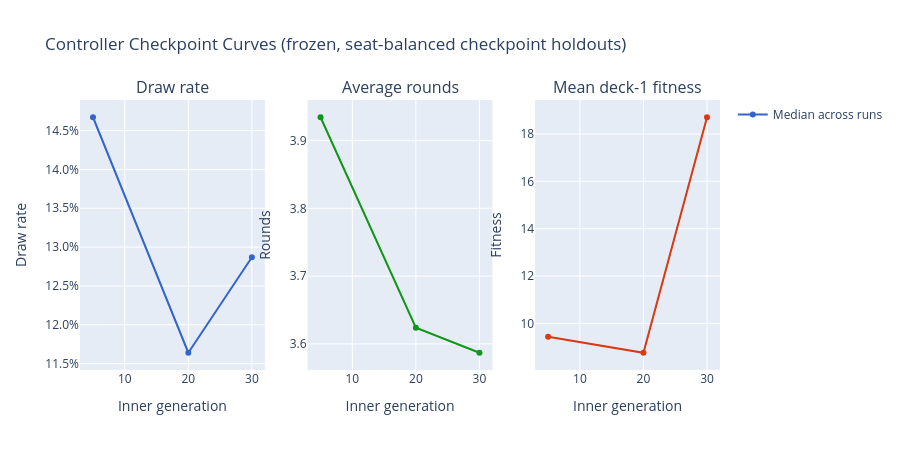

The code cell stored with this chart in its notebook:
### Markdown cell above
## 5. Controller learning and player-experience proxies

Draw rate and game length describe behavioral stabilization, but cannot by themselves establish strategic competence.

### Code cell
raw_training_rows = pc_by_match[pc_by_match.phase == 'training'].copy()
checkpoint_phases = {'holdout_early', 'holdout_checkpoint', 'holdout'}
checkpoint_rows = pc_by_match[pc_by_match.phase.isin(checkpoint_phases)].copy()
selected_with_raw = set(raw_training_rows.training_id) & set(EXPERIMENT_IDS)
if selected_with_raw == set(EXPERIMENT_IDS):
    training_rows = raw_training_rows
    curve_source_label = 'raw co-evolution games'
else:
    training_rows = checkpoint_rows
    curve_source_label = 'frozen, seat-balanced checkpoint holdouts'

controller_columns = [
    'training_id', 'inner_gen', 'games', 'draw_rate', 'p1_win_rate',
    'average_rounds', 'mean_g1_fitness', 'mean_g2_fitness',
]
controller_rows = []
for (run_id, inner_gen), group in training_rows.groupby(['training_id', 'inner_gen']):
    games = group.sample_count.sum()
    known_outcomes = group.outcome_games.sum()
    controller_rows.append({
        'training_id': run_id,
        'inner_gen': inner_gen,
        'games': games,
        'draw_rate': group.draws.sum() / games if known_outcomes else np.nan,
        'p1_win_rate': group.p1_wins.sum() / games if known_outcomes else np.nan,
        'average_rounds': weighted_mean(group, 'average_rounds'),
        'mean_g1_fitness': weighted_mean(group, 'average_g1_score'),
        'mean_g2_fitness': weighted_mean(group, 'average_g2_score'),
    })
controller_curve = pd.DataFrame(controller_rows, columns=controller_columns)
current_curve = controller_curve[controller_curve.training_id.isin(EXPERIMENT_IDS)].copy()

if current_curve.empty:
    display(Markdown('No controller training or checkpoint rows exist for the selected runs.'))
else:
    curve_summary = current_curve.groupby('inner_gen', as_index=False).agg(
        draw_median=('draw_rate', 'median'),
        draw_q25=('draw_rate', lambda values: values.quantile(0.25)),
        draw_q75=('draw_rate', lambda values: values.quantile(0.75)),
        rounds_median=('average_rounds', 'median'),
        rounds_q25=('average_rounds', lambda values: values.quantile(0.25)),
        rounds_q75=('average_rounds', lambda values: values.quantile(0.75)),
        fitness_median=('mean_g1_fitness', 'median'),
        fitness_q25=('mean_g1_fitness', lambda values: values.quantile(0.25)),
        fitness_q75=('mean_g1_fitness', lambda values: values.quantile(0.75)),
        runs=('training_id', 'nunique'),
    )
    fig = make_subplots(rows=1, cols=3, subplot_titles=(
        'Draw rate', 'Average rounds', 'Mean deck-1 fitness'
    ))
    if SHOW_INDIVIDUAL_RUNS:
        run_ids = sorted(current_curve.training_id.unique())
        run_colors = dict(zip(
            run_ids,
            px.colors.sample_colorscale('Turbo', [index / max(1, len(run_ids) - 1) for index in range(len(run_ids))]),
        ))
        for run_id, run_group in current_curve.groupby('training_id'):
            run_group = run_group.sort_values('inner_gen')
            for metric, col in (('draw_rate', 1), ('average_rounds', 2), ('mean_g1_fitness', 3)):
                fig.add_trace(go.Scatter(
                    x=run_group.inner_gen, y=run_group[metric],
                    mode='lines+markers',
                    line={'color': run_colors[run_id], 'width': 1},
                    marker={'size': 4}, opacity=0.32,
                    name=f'run {run_id}', legendgroup=str(run_id), showlegend=False,
                    hovertemplate=f'run {run_id}<br>generation %{{x}}<br>value %{{y:.3f}}<extra></extra>',
                ), row=1, col=col)
    for column, row, col, color in (
        ('draw', 1, 1, '#3366CC'),
        ('rounds', 1, 2, '#109618'),
        ('fitness', 1, 3, '#DC3912'),
    ):
        fig.add_trace(go.Scatter(
            x=curve_summary.inner_gen, y=curve_summary[f'{column}_q25'],
            mode='lines', line={'width': 0}, showlegend=False, hoverinfo='skip',
        ), row=row, col=col)
        fig.add_trace(go.Scatter(
            x=curve_summary.inner_gen, y=curve_summary[f'{column}_q75'],
            mode='lines', line={'width': 0}, fill='tonexty',
            fillcolor='rgba(80, 100, 130, 0.18)', showlegend=False,
            hoverinfo='skip',
        ), row=row, col=col)
        fig.add_trace(go.Scatter(
            x=curve_summary.inner_gen, y=curve_summary[f'{column}_median'],
            mode='lines+markers', line={'color': color, 'width': 2},
            name='Median across runs', showlegend=(col == 1),
        ), row=row, col=col)
    fig.update_xaxes(title_text='Inner generation')
    fig.update_yaxes(tickformat='.1%', title_text='Draw rate', row=1, col=1)
    fig.update_yaxes(title_text='Rounds', row=1, col=2)
    fig.update_yaxes(title_text='Fitness', row=1, col=3)
    fig.update_layout(
        height=450,
        title=f'Controller Checkpoint Curves ({curve_source_label})',
    )
    fig.show()
    display(curve_summary)

display(current_curve[current_curve.inner_gen.isin(CHECKPOINTS)].sort_values(['training_id', 'inner_gen']))

### Figure 1 — Plotly figure (JSON) as saved in the notebook; plotly's stock layout.template omitted (floating-point values rounded to 4 significant figures)
{"data": [{"hovertemplate": "run 75<br>generation %{x}<br>value %{y:.3f}<extra></extra>", "legendgroup": "75", "line": {"color": "rgb(48, 18, 59)", "width": 1}, "marker": {"size": 4}, "mode": "lines+markers", "name": "run 75", "opacity": 0.32, "showlegend": false, "type": "scatter", "x": [5, 20, 30], "xaxis": "x", "y": [0.1467, 0.1164, 0.1287], "yaxis": "y"}, {"hovertemplate": "run 75<br>generation %{x}<br>value %{y:.3f}<extra></extra>", "legendgroup": "75", "line": {"color": "rgb(48, 18, 59)", "width": 1}, "marker": {"size": 4}, "mode": "lines+markers", "name": "run 75", "opacity": 0.32, "showlegend": false, "type": "scatter", "x": [5, 20, 30], "xaxis": "x2", "y": [3.934, 3.624, 3.587], "yaxis": "y2"}, {"hovertemplate": "run 75<br>generation %{x}<br>value %{y:.3f}<extra></extra>", "legendgroup": "75", "line": {"color": "rgb(48, 18, 59)", "width": 1}, "marker": {"size": 4}, "mode": "lines+markers", "name": "run 75", "opacity": 0.32, "showlegend": false, "type": "scatter", "x": [5, 20, 30], "xaxis": "x3", "y": [9.443, 8.762, 18.7], "yaxis": "y3"}, {"hoverinfo": "skip", "line": {"width": 0}, "mode": "lines", "showlegend": false, "type": "scatter", "x": [5, 20, 30], "xaxis": "x", "y": [0.1467, 0.1164, 0.1287], "yaxis": "y"}, {"fill": "tonexty", "fillcolor": "rgba(80, 100, 130, 0.18)", "hoverinfo": "skip", "line": {"width": 0}, "mode": "lines", "showlegend": false, "type": "scatter", "x": [5, 20, 30], "xaxis": "x", "y": [0.1467, 0.1164, 0.1287], "yaxis": "y"}, {"line": {"color": "#3366CC", "width": 2}, "mode": "lines+markers", "name": "Median across runs", "showlegend": true, "type": "scatter", "x": [5, 20, 30], "xaxis": "x", "y": [0.1467, 0.1164, 0.1287], "yaxis": "y"}, {"hoverinfo": "skip", "line": {"width": 0}, "mode": "lines", "showlegend": false, "type": "scatter", "x": [5, 20, 30], "xaxis": "x2", "y": [3.934, 3.624, 3.587], "yaxis": "y2"}, {"fill": "tonexty", "fillcolor": "rgba(80, 100, 130, 0.18)", "hoverinfo": "skip", "line": {"width": 0}, "mode": "lines", "showlegend": false, "type": "scatter", "x": [5, 20, 30], "xaxis": "x2", "y": [3.934, 3.624, 3.587], "yaxis": "y2"}, {"line": {"color": "#109618", "width": 2}, "mode": "lines+markers", "name": "Median across runs", "showlegend": false, "type": "scatter", "x": [5, 20, 30], "xaxis": "x2", "y": [3.934, 3.624, 3.587], "yaxis": "y2"}, {"hoverinfo": "skip", "line": {"width": 0}, "mode": "lines", "showlegend": false, "type": "scatter", "x": [5, 20, 30], "xaxis": "x3", "y": [9.443, 8.762, 18.7], "yaxis": "y3"}, {"fill": "tonexty", "fillcolor": "rgba(80, 100, 130, 0.18)", "hoverinfo": "skip", "line": {"width": 0}, "mode": "lines", "showlegend": false, "type": "scatter", "x": [5, 20, 30], "xaxis": "x3", "y": [9.443, 8.762, 18.7], "yaxis": "y3"}, {"line": {"color": "#DC3912", "width": 2}, "mode": "lines+markers", "name": "Median across runs", "showlegend": false, "type": "scatter", "x": [5, 20, 30], "xaxis": "x3", "y": [9.443, 8.762, 18.7], "yaxis": "y3"}], "layout": {"annotations": [{"font": {"size": 16}, "showarrow": false, "text": "Draw rate", "x": 0.1444, "xanchor": "center", "xref": "paper", "y": 1, "yanchor": "bottom", "yref": "paper"}, {"font": {"size": 16}, "showarrow": false, "text": "Average rounds", "x": 0.5, "xanchor": "center", "xref": "paper", "y": 1, "yanchor": "bottom", "yref": "paper"}, {"font": {"size": 16}, "showarrow": false, "text": "Mean deck-1 fitness", "x": 0.8556, "xanchor": "center", "xref": "paper", "y": 1, "yanchor": "bottom", "yref": "paper"}], "height": 450, "title": {"text": "Controller Checkpoint Curves (frozen, seat-balanced checkpoint holdouts)"}, "xaxis": {"anchor": "y", "domain": [0, 0.2889], "title": {"text": "Inner generation"}}, "xaxis2": {"anchor": "y2", "domain": [0.3556, 0.6444], "title": {"text": "Inner generation"}}, "xaxis3": {"anchor": "y3", "domain": [0.7111, 1], "title": {"text": "Inner generation"}}, "yaxis": {"anchor": "x", "domain": [0, 1], "tickformat": ".1%", "title": {"text": "Draw rate"}}, "yaxis2": {"anchor": "x2", "domain": [0, 1], "title": {"text": "Rounds"}}, "yaxis3": {"anchor": "x3", "domain": [0, 1], "title": {"text": "Fitness"}}}}
